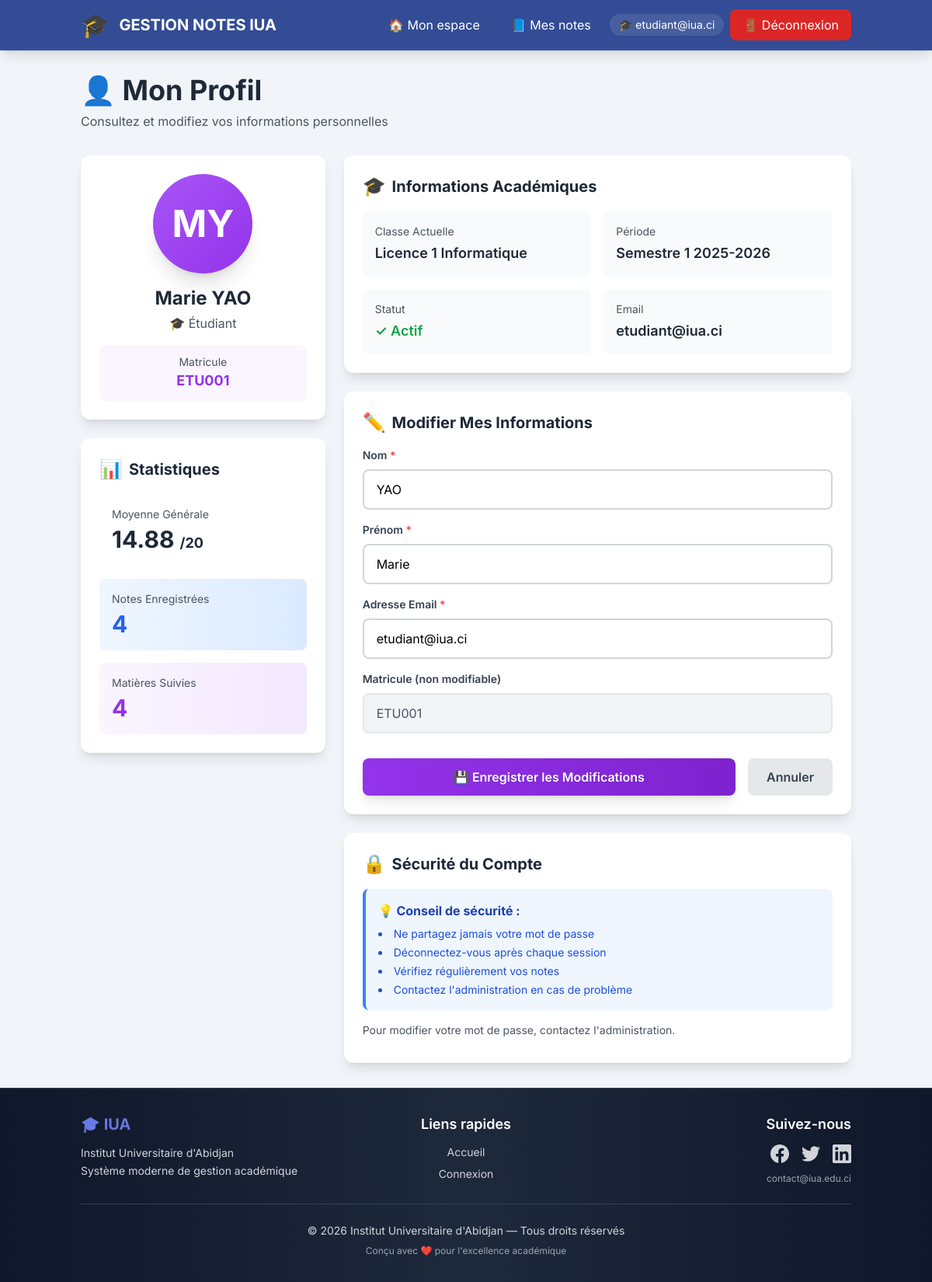
The page /etudiant/mon_profil.php (signed in) on the database its author committed.
### tables this page shows
CREATE TABLE `etudiant` (
  `Matriculation` varchar(50) NOT NULL,
  `nomEt` varchar(100) NOT NULL,
  `prenomEt` varchar(100) NOT NULL,
  `Email` varchar(100) DEFAULT NULL,
  `photo` varchar(255) DEFAULT 'default.png'
);

CREATE TABLE `classe` (
  `codecl` varchar(50) NOT NULL,
  `libellecl` varchar(100) NOT NULL
);

CREATE TABLE `periode` (
  `codePeriode` varchar(50) NOT NULL,
  `libellePeriode` varchar(100) NOT NULL,
  `dateDebut` date DEFAULT NULL,
  `dateFin` date DEFAULT NULL
);

### etudiant/mon_profil.php (the view, shortened to what this page needs)
<?php
$pdo = Database::getInstance()->getConnection();
$matriculation = $_SESSION['id_reference'];
$stmt = $pdo->prepare("
    SELECT Matriculation, nomEt, prenomEt, Email, photo
    FROM etudiant
    WHERE Matriculation = ?
");
$stmt->execute([$matriculation]);
$etudiant = $stmt->fetch();
$stmt = $pdo->prepare("SELECT COUNT(*) FROM evaluer WHERE Matriculation = ?");
$stmt->execute([$matriculation]);
$nbNotes = $stmt->fetchColumn();
$stmt = $pdo->prepare("SELECT AVG(note) FROM evaluer WHERE Matriculation = ?");
$stmt->execute([$matriculation]);
$moyenneGenerale = $stmt->fetchColumn();
$stmt = $pdo->prepare("
    SELECT COUNT(DISTINCT codeMat)
    FROM evaluer
    WHERE Matriculation = ?
");
$stmt->execute([$matriculation]);
$nbMatieres = $stmt->fetchColumn();
$stmt = $pdo->prepare("
    SELECT c.libellecl, p.libellePeriode
    FROM inscription i
    JOIN classe c ON i.codecl = c.codecl
    JOIN periode p ON i.codePeriode = p.codePeriode
    WHERE i.Matriculation = ?
    ORDER BY p.dateDebut DESC
    LIMIT 1
");
$stmt->execute([$matriculation]);
$inscription = $stmt->fetch();
require_once '../includes/header.php';
require_once '../includes/navbar.php';
?>
<div class="container mx-auto px-4 py-8 flex-1">
    <div class="mb-8">
        <h1 class="text-4xl font-bold text-gray-800 mb-2">
            👤 Mon Profil
        </h1>
        <p class="text-gray-600">
            Consultez et modifiez vos informations personnelles
        </p>
    </div>
    <div class="grid grid-cols-1 lg:grid-cols-3 gap-6">
        <div class="lg:col-span-1">
            <div class="bg-white rounded-xl shadow-lg p-6 mb-6 text-center">
                <div class="mb-4">
                    <div
                        class="w-32 h-32 mx-auto bg-gradient-to-br from-purple-500 to-purple-600 rounded-full flex items-center justify-center text-white text-5xl font-bold shadow-xl">
                        <?= strtoupper(substr($etudiant['prenomEt'], 0, 1) . substr($etudiant['nomEt'], 0, 1)) ?>
                    </div>
                </div>
                <h2 class="text-2xl font-bold text-gray-800 mb-1">
                    <?= htmlspecialchars($etudiant['prenomEt'] . ' ' . $etudiant['nomEt']) ?>
                </h2>
                <p class="text-gray-600 mb-4">
                    🎓 Étudiant
                </p>
                <div class="bg-purple-50 rounded-lg p-3">
                    <p class="text-sm text-gray-600">Matricule</p>
                    <p class="text-lg font-bold text-purple-600">
                        <?= htmlspecialchars($etudiant['Matriculation']) ?>
                    </p>
                </div>
            </div>
            <div class="bg-white rounded-xl shadow-lg p-6">
                <h3 class="text-xl font-bold text-gray-800 mb-4 flex items-center">
                    <span class="text-2xl mr-2">📊</span>
                    Statistiques
                </h3>
                <div class="space-y-4">
                    <div class="bg-gradient-to-r from-emerald-50 to-emerald-100 rounded-lg p-4">
                        <p class="text-sm text-gray-600 mb-1">Moyenne Générale</p>
                        <p class="text-3xl font-bold text-emerald-600">
                            <?= $moyenneGenerale ? number_format($moyenneGenerale, 2) : 'N/A' ?>
                            <?php if ($moyenneGenerale): ?>
                                <span class="text-lg">/20</span>
                            <?php endif; ?>
                        </p>
                    </div>
                    <div class="bg-gradient-to-r from-blue-50 to-blue-100 rounded-lg p-4">
                        <p class="text-sm text-gray-600 mb-1">Notes Enregistrées</p>
                        <p class="text-3xl font-bold text-blue-600">
                            <?= $nbNotes ?>
                        </p>
                    </div>
                    <div class="bg-gradient-to-r from-purple-50 to-purple-100 rounded-lg p-4">
                        <p class="text-sm text-gray-600 mb-1">Matières Suivies</p>
                        <p class="text-3xl font-bold text-purple-600">
                            <?= $nbMatieres ?>
                        </p>
                    </div>
                </div>
            </div>
        </div>
        <div class="lg:col-span-2">
            <div class="bg-white rounded-xl shadow-lg p-6 mb-6">
                <h3 class="text-xl font-bold text-gray-800 mb-4 flex items-center">
                    <span class="text-2xl mr-2">🎓</span>
                    Informations Académiques
                </h3>
                <div class="grid grid-cols-1 md:grid-cols-2 gap-4">
                    <div class="bg-gray-50 rounded-lg p-4">
                        <p class="text-sm text-gray-600 mb-1">Classe Actuelle</p>
                        <p class="text-lg font-semibold text-gray-800">
                            <?= $inscription ? htmlspecialchars($inscription['libellecl']) : 'Non inscrit' ?>
                        </p>
                    </div>
                    <div class="bg-gray-50 rounded-lg p-4">
                        <p class="text-sm text-gray-600 mb-1">Période</p>
                        <p class="text-lg font-semibold text-gray-800">
                            <?= $inscription ? htmlspecialchars($inscription['libellePeriode']) : 'N/A' ?>
                        </p>
                    </div>
                    <div class="bg-gray-50 rounded-lg p-4">
                        <p class="text-sm text-gray-600 mb-1">Statut</p>
                        <p class="text-lg font-semibold text-green-600">
                            ✓ Actif
                        </p>
                    </div>
                    <div class="bg-gray-50 rounded-lg p-4">
                        <p class="text-sm text-gray-600 mb-1">Email</p>
                        <p class="text-lg font-semibold text-gray-800 break-all">
                            <?= htmlspecialchars($etudiant['Email']) ?>
                        </p>
                    </div>
                </div>
            </div>
            <div class="bg-white rounded-xl shadow-lg p-6">
                <h3 class="text-xl font-bold text-gray-800 mb-4 flex items-center">
                    <span class="text-2xl mr-2">✏️</span>
                    Modifier Mes Informations
                </h3>
                <form method="POST" class="space-y-4">
                    <div>
                        <label for="nomEt" class="block text-sm font-semibold text-gray-700 mb-2">
                            Nom <span class="text-red-500">*</span>
                        </label>
                        <input type="text" id="nomEt" name="nomEt" value="<?= htmlspecialchars($etudiant['nomEt']) ?>"
                            required
                            class="w-full px-4 py-3 border-2 border-gray-300 rounded-lg focus:border-purple-500 focus:outline-none transition-colors">
                    </div>
                    <div>
                        <label for="prenomEt" class="block text-sm font-semibold text-gray-700 mb-2">
                            Prénom <span class="text-red-500">*</span>
                        </label>
                        <input type="text" id="prenomEt" name="prenomEt"
                            value="<?= htmlspecialchars($etudiant['prenomEt']) ?>" required
                            class="w-full px-4 py-3 border-2 border-gray-300 rounded-lg focus:border-purple-500 focus:outline-none transition-colors">
                    </div>
                    <div>
                        <label for="email" class="block text-sm font-semibold text-gray-700 mb-2">
                            Adresse Email <span class="text-red-500">*</span>
                        </label>
                        <input type="email" id="email" name="email" value="<?= htmlspecialchars($etudiant['Email']) ?>"
                            required
                            class="w-full px-4 py-3 border-2 border-gray-300 rounded-lg focus:border-purple-500 focus:outline-none transition-colors">
                    </div>
                    <div>
                        <label class="block text-sm font-semibold text-gray-700 mb-2">
                            Matricule (non modifiable)
                        </label>
                        <input type="text" value="<?= htmlspecialchars($etudiant['Matriculation']) ?>" disabled
                            class="w-full px-4 py-3 border-2 border-gray-200 rounded-lg bg-gray-100 text-gray-600 cursor-not-allowed">
                    </div>
                    <div class="flex gap-4 pt-4">
                        <button type="submit"
                            class="flex-1 px-6 py-3 bg-gradient-to-r from-purple-600 to-purple-700 text-white rounded-lg font-semibold hover:from-purple-700 hover:to-purple-800 transition-all shadow-lg hover:shadow-xl transform hover:-translate-y-0.5">
                            💾 Enregistrer les Modifications
                        </button>
                        <a href="/gestion-notes-iua - Copy/etudiant/index.php"
                            class="px-6 py-3 bg-gray-200 text-gray-700 rounded-lg font-semibold hover:bg-gray-300 transition-colors text-center">
                            Annuler
                        </a>
                    </div>
                </form>
            </div>
            <div class="bg-white rounded-xl shadow-lg p-6 mt-6">
                <h3 class="text-xl font-bold text-gray-800 mb-4 flex items-center">
                    <span class="text-2xl mr-2">🔒</span>
                    Sécurité du Compte
                </h3>
                <div class="bg-blue-50 border-l-4 border-blue-500 p-4 rounded-lg">
                    <p class="text-blue-800 mb-2">
                        <strong>💡 Conseil de sécurité :</strong>
                    </p>
                    <ul class="list-disc list-inside text-blue-700 space-y-1 text-sm">
                        <li>Ne partagez jamais votre mot de passe</li>
                        <li>Déconnectez-vous après chaque session</li>
                        <li>Vérifiez régulièrement vos notes</li>
                        <li>Contactez l'administration en cas de problème</li>
                    </ul>
                </div>
                <div class="mt-4">
                    <p class="text-sm text-gray-600 mb-2">
                        Pour modifier votre mot de passe, contactez l'administration.
                    </p>
                </div>
            </div>
        </div>
    </div>
</div>
<?php
require_once '../includes/footer.php';
?>

### assets/css/style.css (style rules this page uses)
:root { --primary: #e50914; --primary-dark: #b20710; --primary-light: #ff1a24; --secondary: #564d4d; --secondary-light: #6e6464; --accent: #00d9ff; --accent-dark: #00b8d4; --accent-glow: rgba(0, 217, 255, 0.4); --bg-dark: #0a0a0a; --bg-card: #1a1a1a; --bg-card-hover: #252525; --bg-pearl: #f1f5f9; --bg-glass: rgba(255, 255, 255, 0.1); --text-primary: #ffffff; --text-secondary: #b3b3b3; --text-dark: #1a1a1a; --text-gray: #6b7280; --gradient-primary: linear-gradient(135deg, #667eea 0%, #764ba2 100%); --gradient-accent: linear-gradient(135deg, #f093fb 0%, #f5576c 100%); --gradient-emerald: linear-gradient(135deg, #10b981 0%, #059669 100%); --gradient-blue: linear-gradient(135deg, #3b82f6 0%, #1e40af 100%); --gradient-purple: linear-gradient(135deg, #a855f7 0%, #7c3aed 100%); --gradient-orange: linear-gradient(135deg, #f97316 0%, #ea580c 100%); --gradient-hero: linear-gradient(135deg, #1e3a8a 0%, #3b82f6 50%, #1e3a8a 100%); --shadow-sm: 0 1px 2px 0 rgba(0, 0, 0, 0.05); --shadow-md: 0 4px 6px -1px rgba(0, 0, 0, 0.1), 0 2px 4px -1px rgba(0, 0, 0, 0.06); --shadow-lg: 0 10px 15px -3px rgba(0, 0, 0, 0.1), 0 4px 6px -2px rgba(0, 0, 0, 0.05); --shadow-xl: 0 20px 25px -5px rgba(0, 0, 0, 0.1), 0 10px 10px -5px rgba(0, 0, 0, 0.04); --shadow-2xl: 0 25px 50px -12px rgba(0, 0, 0, 0.25); --shadow-glow: 0 0 20px rgba(0, 217, 255, 0.3); --shadow-glow-primary: 0 0 20px rgba(229, 9, 20, 0.3); --radius-sm: 0.375rem; --radius-md: 0.5rem; --radius-lg: 0.75rem; --radius-xl: 1rem; --radius-2xl: 1.5rem; --radius-full: 9999px; --transition-fast: 0.15s ease-in-out; --transition-base: 0.3s ease-in-out; --transition-slow: 0.5s ease-in-out; --spacing-xs: 0.25rem; --spacing-sm: 0.5rem; --spacing-md: 1rem; --spacing-lg: 1.5rem; --spacing-xl: 2rem; --navy: #1e3a8a; --pearl: #f1f5f9; --emerald: #10b981; }
* { margin: 0; padding: 0; box-sizing: border-box; }
html { scroll-behavior: smooth; }
body { font-family: 'Inter', -apple-system, BlinkMacSystemFont, 'Segoe UI', Roboto, 'Helvetica Neue', Arial, sans-serif; -webkit-font-smoothing: antialiased; -moz-osx-font-smoothing: grayscale; overflow-x: hidden; }
input, select, textarea { transition: all var(--transition-base); }
.btn-premium, button, a[class*="bg-gradient"], a[class*="bg-blue"], a[class*="bg-emerald"], a[class*="bg-purple"], a[class*="bg-navy"] { color: white !important; text-shadow: 0 1px 2px rgba(0, 0, 0, 0.1); }
.from-blue-50, .from-emerald-50, .from-purple-50 { color: #1f2937 !important; }

### rows shown on the page
etudiant: prenomEt+nomEt "MY", prenomEt+nomEt "Marie YAO", Matriculation "ETU001", Email "etudiant@iua.ci", nomEt "YAO", prenomEt "Marie", email "etudiant@iua.ci"
classe: libellecl "Licence 1 Informatique", periode.libellePeriode "Semestre 1 2025-2026"

### other values the page prints
$_SESSION['login'] "etudiant@iua.ci"
$moyenneGenerale "14.88"
$nbNotes "4"
$nbMatieres "4"
